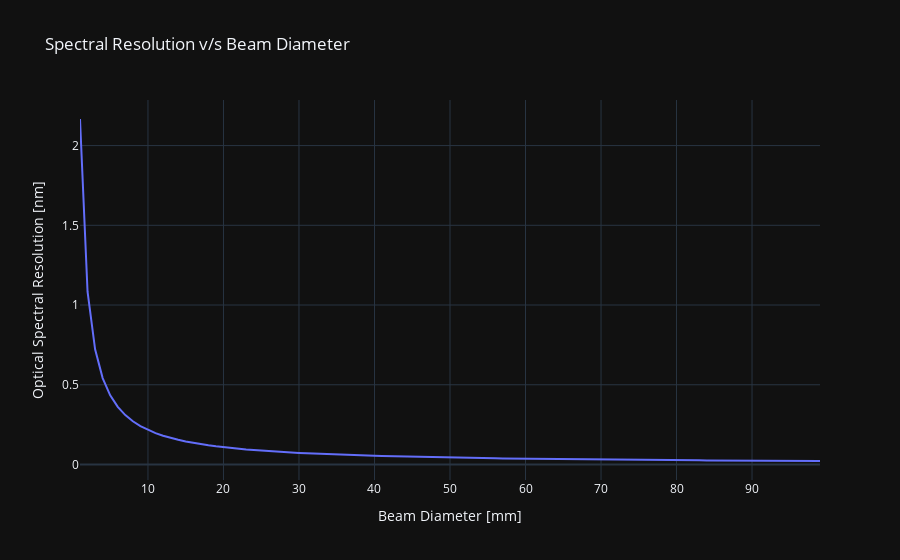

The cell this chart's notebook holds for it:
### Markdown cell above
## Plots

### Code cell
beam_diameter_label = f"Beam Diameter [{beam_diameter.unit}]"
optical_spectral_resolution_label = f"Optical Spectral Resolution [{optical_spectral_resolution.unit}]"

data = {
    beam_diameter_label: beam_diameter[:],
    optical_spectral_resolution_label: optical_spectral_resolution[:],
}

df = pd.DataFrame.from_dict(data=data)
fig = plot.line(
    df=df,
    x=beam_diameter_label,
    y=optical_spectral_resolution_label,
    title="Spectral Resolution v/s Beam Diameter",
    dark=True,
)

fig.show()
display(df)
display(payload)

### Figure 1 — Plotly figure (JSON) as saved in the notebook; plotly's stock layout.template omitted (floating-point values rounded to 4 significant figures)
{"data": [{"hovertemplate": "Beam Diameter [mm]=%{x}<br>Optical Spectral Resolution [nm]=%{y}<extra></extra>", "legendgroup": "", "line": {"color": "#636efa", "dash": "solid"}, "marker": {"symbol": "circle"}, "mode": "lines", "name": "", "orientation": "v", "showlegend": false, "type": "scatter", "x": [1, 2, 3, 4, 5, 6, 7, 8, 9, 10, 11, 12, 13, 14, 15, 16, 17, 18, 19, 20, 21, 22, 23, 24, 25, 26, 27, 28, 29, 30, 31, 32, 33, 34, 35, 36, 37, 38, 39, 40, 41, 42, 43, 44, 45, 46, 47, 48, 49, 50, 51, 52, 53, 54, 55, 56, 57, 58, 59, 60, 61, 62, 63, 64, 65, 66, 67, 68, 69, 70, 71, 72, 73, 74, 75, 76, 77, 78, 79, 80, 81, 82, 83, 84, 85, 86, 87, 88, 89, 90, 91, 92, 93, 94, 95, 96, 97, 98, 99], "xaxis": "x", "y": [2.167, 1.083, 0.7222, 0.5417, 0.4333, 0.3611, 0.3095, 0.2708, 0.2407, 0.2167, 0.197, 0.1806, 0.1667, 0.1548, 0.1444, 0.1354, 0.1275, 0.1204, 0.114, 0.1083, 0.1032, 0.09848, 0.0942, 0.09028, 0.08667, 0.08333, 0.08025, 0.07738, 0.07471, 0.07222, 0.06989, 0.06771, 0.06566, 0.06373, 0.0619, 0.06019, 0.05856, 0.05702, 0.05556, 0.05417, 0.05285, 0.05159, 0.05039, 0.04924, 0.04815, 0.0471, 0.0461, 0.04514, 0.04422, 0.04333, 0.04248, 0.04167, 0.04088, 0.04012, 0.03939, 0.03869, 0.03801, 0.03736, 0.03672, 0.03611, 0.03552, 0.03495, 0.03439, 0.03385, 0.03333, 0.03283, 0.03234, 0.03186, 0.0314, 0.03095, 0.03052, 0.03009, 0.02968, 0.02928, 0.02889, 0.02851, 0.02814, 0.02778, 0.02743, 0.02708, 0.02675, 0.02642, 0.0261, 0.02579, 0.02549, 0.02519, 0.0249, 0.02462, 0.02434, 0.02407, 0.02381, 0.02355, 0.0233, 0.02305, 0.02281, 0.02257, 0.02234, 0.02211, 0.02189], "yaxis": "y"}], "layout": {"legend": {"tracegroupgap": 0}, "title": {"text": "Spectral Resolution v/s Beam Diameter"}, "xaxis": {"anchor": "y", "domain": [0, 1], "title": {"text": "Beam Diameter [mm]"}}, "yaxis": {"anchor": "x", "domain": [0, 1], "title": {"text": "Optical Spectral Resolution [nm]"}}}}
